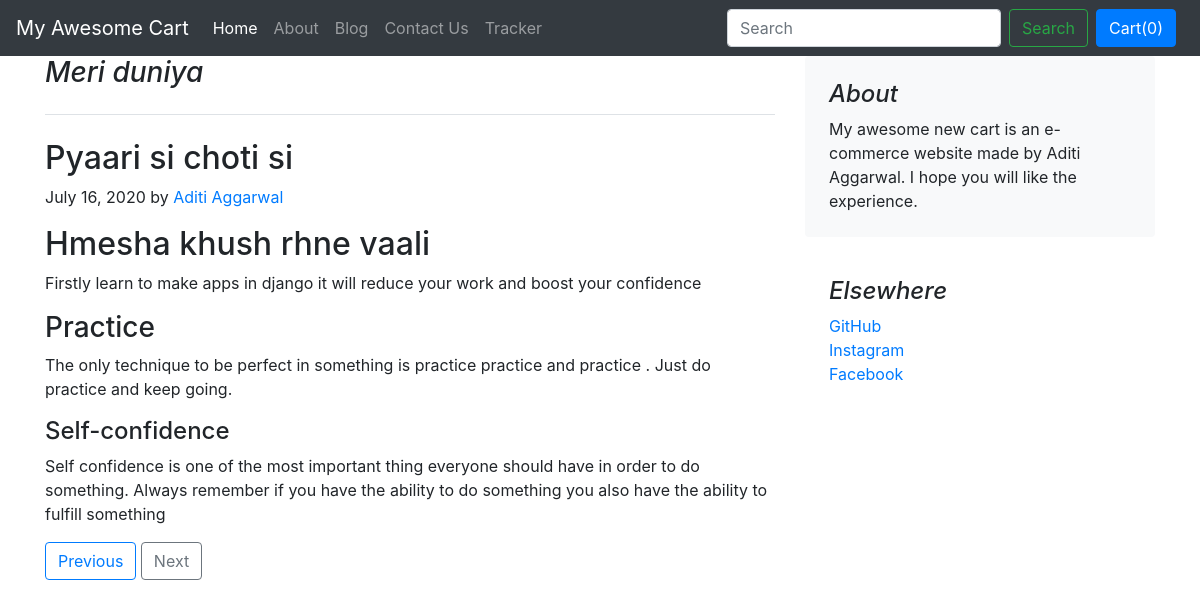
The app's page /blog/blogpost/2 with its own data.
### blog/models.py (models this page shows, shortened)
class Blogpost(models.Model):
    post_id=models.AutoField(primary_key="true")
    title=models.CharField(max_length=300, default="")
    hdng0=models.CharField(max_length=500, default="")
    chdng0=models.CharField(max_length=500, default="")
    hdng1 = models.CharField(max_length=500, default="")
    chdng1=models.CharField(max_length=500, default="")
    hdng2 = models.CharField(max_length=500, default="")
    chdng2=models.CharField(max_length=500, default="")
    hdng3 = models.CharField(max_length=500, default="")
    chdng3=models.CharField(max_length=500, default="")
    pub_date =models.DateField()
    thumbnail=models.ImageField(upload_to="shop/images", default="")

### blog/views.py (the view)
# urls.py: path('blogpost/<int:myid>',views.blogpost, name="blogpost")
def blogpost(request,myid):
    blogs=Blogpost.objects.filter(post_id=myid)
    return render(request, 'blog/blogpost.html',{'blog':blogs})

### blog/templates/blog/blogpost.html (shortened to what this page needs)
{% extends 'shop/basic.html' %}
{% block body %}
<div class="container">
<div class="row">
    <div class="col-md-8 blog-main">
      <h3 class="pb-4 mb-4 font-italic border-bottom">
        {{blog.0.title}}
      </h3>
      <div class="blog-post">
        <h2 class="blog-post-title">{{blog.0.hdng0}}</h2>
        <p class="blog-post-meta">{{blog.0.pub_date}} by <a href="#">Aditi Aggarwal</a></p>
        <h2>{{blog.0.hdng1}}</h2>
        <p>{{blog.0.chdng1}}</p>
        <h3>{{blog.0.hdng2}}</h3>
        <p>{{blog.0.chdng2}}</p>
         <h4>{{blog.0.hdng3}}</h4>
        <p>{{blog.0.chdng3}}</p>
        </div>
      <nav class="blog-pagination">
        <a class="btn btn-outline-primary" id="prev{{blog.0.id}}" href="#">Previous</a>
        <a class="btn btn-outline-secondary" id="next{{blog.0.id}}" href="#" >Next</a>
      </nav>
    </div>
    <aside class="col-md-4 blog-sidebar">
      <div class="p-4 mb-3 bg-light rounded">
        <h4 class="font-italic">About</h4>
        <p class="mb-0">My awesome new cart is an e-commerce website made by Aditi Aggarwal. I hope you will like the experience.</p>
      </div>
      <div class="p-4">
        <h4 class="font-italic">Elsewhere</h4>
        <ol class="list-unstyled">
          <li><a href="https://github.com/aditiaggarwal28">GitHub</a></li>
          <li><a href="https://www.instagram.com/aditi_agg.28/">Instagram</a></li>
          <li><a href="https://www.facebook.com/aditi.aggarwal.5439087/">Facebook</a></li>
        </ol>
      </div>
    </aside>
  </div>
</div>
{% endblock %}

### records on screen
Blogpost: title "Meri duniya", hdng0 "Pyaari si choti si", pub_date "July 16, 2020", hdng1 "Hmesha khush rhne vaali", chdng1 "Firstly learn to make apps in django it will reduce your work and boost your confidence", hdng2 "Practice", chdng2 "The only technique to be perfect in something is practice practice and practice . Just do practice and keep going.", hdng3 "Self-confidence", chdng3 "Self confidence is one of the most important thing everyone should have in order to do something. Always remember if you have the ability to do something you also have the ability to fulfill something"
